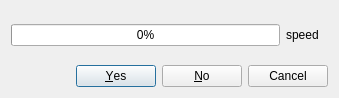
<?xml version="1.0" encoding="UTF-8"?>
<ui version="4.0">
 <class>CDownloadFile</class>
 <widget class="QDialog" name="CDownloadFile">
  <property name="geometry">
   <rect>
    <x>0</x>
    <y>0</y>
    <width>339</width>
    <height>98</height>
   </rect>
  </property>
  <property name="windowTitle">
   <string>Downloading Latest Version</string>
  </property>
  <layout class="QVBoxLayout" name="verticalLayout">
   <item>
    <widget class="QFrame" name="downloadFrame">
     <property name="frameShape">
      <enum>QFrame::NoFrame</enum>
     </property>
     <property name="frameShadow">
      <enum>QFrame::Plain</enum>
     </property>
     <layout class="QHBoxLayout" name="horizontalLayout">
      <property name="leftMargin">
       <number>0</number>
      </property>
      <property name="topMargin">
       <number>0</number>
      </property>
      <property name="rightMargin">
       <number>9</number>
      </property>
      <property name="bottomMargin">
       <number>0</number>
      </property>
      <item>
       <widget class="QProgressBar" name="currentProgressBar">
        <property name="sizePolicy">
         <sizepolicy hsizetype="Expanding" vsizetype="Fixed">
          <horstretch>9</horstretch>
          <verstretch>0</verstretch>
         </sizepolicy>
        </property>
        <property name="value">
         <number>0</number>
        </property>
       </widget>
      </item>
      <item>
       <widget class="QLabel" name="speed">
        <property name="sizePolicy">
         <sizepolicy hsizetype="Preferred" vsizetype="Preferred">
          <horstretch>1</horstretch>
          <verstretch>0</verstretch>
         </sizepolicy>
        </property>
        <property name="text">
         <string>speed</string>
        </property>
       </widget>
      </item>
     </layout>
    </widget>
   </item>
   <item>
    <widget class="QDialogButtonBox" name="buttonBox">
     <property name="standardButtons">
      <set>QDialogButtonBox::Cancel|QDialogButtonBox::No|QDialogButtonBox::Yes</set>
     </property>
    </widget>
   </item>
  </layout>
 </widget>
 <resources>
  <include location="resources/SABUtils.qrc"/>
 </resources>
 <connections/>
</ui>
